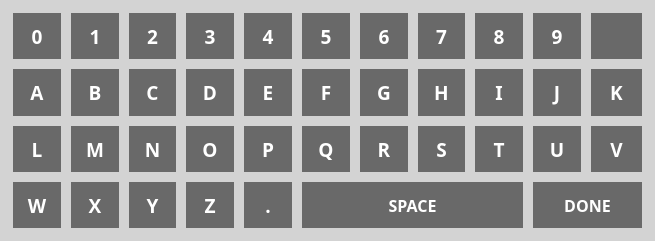
<?xml version="1.0" encoding="UTF-8"?>
<ui version="4.0">
 <class>Keyboard</class>
 <widget class="QDialog" name="Keyboard">
  <property name="geometry">
   <rect>
    <x>0</x>
    <y>0</y>
    <width>655</width>
    <height>241</height>
   </rect>
  </property>
  <property name="sizePolicy">
   <sizepolicy hsizetype="Expanding" vsizetype="Expanding">
    <horstretch>0</horstretch>
    <verstretch>0</verstretch>
   </sizepolicy>
  </property>
  <property name="palette">
   <palette>
    <active>
     <colorrole role="Base">
      <brush brushstyle="SolidPattern">
       <color alpha="255">
        <red>255</red>
        <green>255</green>
        <blue>255</blue>
       </color>
      </brush>
     </colorrole>
     <colorrole role="Window">
      <brush brushstyle="SolidPattern">
       <color alpha="255">
        <red>211</red>
        <green>211</green>
        <blue>211</blue>
       </color>
      </brush>
     </colorrole>
    </active>
    <inactive>
     <colorrole role="Base">
      <brush brushstyle="SolidPattern">
       <color alpha="255">
        <red>255</red>
        <green>255</green>
        <blue>255</blue>
       </color>
      </brush>
     </colorrole>
     <colorrole role="Window">
      <brush brushstyle="SolidPattern">
       <color alpha="255">
        <red>211</red>
        <green>211</green>
        <blue>211</blue>
       </color>
      </brush>
     </colorrole>
    </inactive>
    <disabled>
     <colorrole role="Base">
      <brush brushstyle="SolidPattern">
       <color alpha="255">
        <red>211</red>
        <green>211</green>
        <blue>211</blue>
       </color>
      </brush>
     </colorrole>
     <colorrole role="Window">
      <brush brushstyle="SolidPattern">
       <color alpha="255">
        <red>211</red>
        <green>211</green>
        <blue>211</blue>
       </color>
      </brush>
     </colorrole>
    </disabled>
   </palette>
  </property>
  <property name="font">
   <font>
    <family>Droid Sans</family>
    <pointsize>12</pointsize>
    <weight>75</weight>
    <bold>true</bold>
   </font>
  </property>
  <property name="windowTitle">
   <string>KEYBOARD</string>
  </property>
  <property name="autoFillBackground">
   <bool>true</bool>
  </property>
  <property name="styleSheet">
   <string notr="true">QPushButton
{
	border: none;
	background-color: DimGray;
	color: white;
	margin: 2px;
}
QPushButton::pressed
{
	border: none;
	background-color: LightGray;
	color: black;
	margin: 2px;
}
</string>
  </property>
  <layout class="QGridLayout" name="gridLayout">
   <item row="1" column="11">
    <widget class="QPushButton" name="pJ">
     <property name="sizePolicy">
      <sizepolicy hsizetype="MinimumExpanding" vsizetype="MinimumExpanding">
       <horstretch>0</horstretch>
       <verstretch>0</verstretch>
      </sizepolicy>
     </property>
     <property name="font">
      <font>
       <family>Droid Sans</family>
       <pointsize>14</pointsize>
       <weight>75</weight>
       <bold>true</bold>
      </font>
     </property>
     <property name="text">
      <string>J</string>
     </property>
    </widget>
   </item>
   <item row="0" column="3">
    <widget class="QPushButton" name="p2">
     <property name="sizePolicy">
      <sizepolicy hsizetype="MinimumExpanding" vsizetype="MinimumExpanding">
       <horstretch>0</horstretch>
       <verstretch>0</verstretch>
      </sizepolicy>
     </property>
     <property name="font">
      <font>
       <family>Droid Sans</family>
       <pointsize>14</pointsize>
       <weight>75</weight>
       <bold>true</bold>
      </font>
     </property>
     <property name="text">
      <string>2</string>
     </property>
    </widget>
   </item>
   <item row="1" column="7">
    <widget class="QPushButton" name="pG">
     <property name="sizePolicy">
      <sizepolicy hsizetype="MinimumExpanding" vsizetype="MinimumExpanding">
       <horstretch>0</horstretch>
       <verstretch>0</verstretch>
      </sizepolicy>
     </property>
     <property name="font">
      <font>
       <family>Droid Sans</family>
       <pointsize>14</pointsize>
       <weight>75</weight>
       <bold>true</bold>
      </font>
     </property>
     <property name="text">
      <string>G</string>
     </property>
    </widget>
   </item>
   <item row="0" column="5">
    <widget class="QPushButton" name="p4">
     <property name="sizePolicy">
      <sizepolicy hsizetype="MinimumExpanding" vsizetype="MinimumExpanding">
       <horstretch>0</horstretch>
       <verstretch>0</verstretch>
      </sizepolicy>
     </property>
     <property name="font">
      <font>
       <family>Droid Sans</family>
       <pointsize>14</pointsize>
       <weight>75</weight>
       <bold>true</bold>
      </font>
     </property>
     <property name="text">
      <string>4</string>
     </property>
    </widget>
   </item>
   <item row="0" column="6">
    <widget class="QPushButton" name="p5">
     <property name="sizePolicy">
      <sizepolicy hsizetype="MinimumExpanding" vsizetype="MinimumExpanding">
       <horstretch>0</horstretch>
       <verstretch>0</verstretch>
      </sizepolicy>
     </property>
     <property name="font">
      <font>
       <family>Droid Sans</family>
       <pointsize>14</pointsize>
       <weight>75</weight>
       <bold>true</bold>
      </font>
     </property>
     <property name="text">
      <string>5</string>
     </property>
    </widget>
   </item>
   <item row="1" column="0">
    <widget class="QPushButton" name="pA">
     <property name="sizePolicy">
      <sizepolicy hsizetype="MinimumExpanding" vsizetype="MinimumExpanding">
       <horstretch>0</horstretch>
       <verstretch>0</verstretch>
      </sizepolicy>
     </property>
     <property name="font">
      <font>
       <family>Droid Sans</family>
       <pointsize>14</pointsize>
       <weight>75</weight>
       <bold>true</bold>
      </font>
     </property>
     <property name="text">
      <string>A</string>
     </property>
    </widget>
   </item>
   <item row="1" column="6">
    <widget class="QPushButton" name="pF">
     <property name="sizePolicy">
      <sizepolicy hsizetype="MinimumExpanding" vsizetype="MinimumExpanding">
       <horstretch>0</horstretch>
       <verstretch>0</verstretch>
      </sizepolicy>
     </property>
     <property name="font">
      <font>
       <family>Droid Sans</family>
       <pointsize>14</pointsize>
       <weight>75</weight>
       <bold>true</bold>
      </font>
     </property>
     <property name="text">
      <string>F</string>
     </property>
    </widget>
   </item>
   <item row="1" column="3">
    <widget class="QPushButton" name="pC">
     <property name="sizePolicy">
      <sizepolicy hsizetype="MinimumExpanding" vsizetype="MinimumExpanding">
       <horstretch>0</horstretch>
       <verstretch>0</verstretch>
      </sizepolicy>
     </property>
     <property name="font">
      <font>
       <family>Droid Sans</family>
       <pointsize>14</pointsize>
       <weight>75</weight>
       <bold>true</bold>
      </font>
     </property>
     <property name="text">
      <string>C</string>
     </property>
    </widget>
   </item>
   <item row="2" column="3">
    <widget class="QPushButton" name="pN">
     <property name="sizePolicy">
      <sizepolicy hsizetype="MinimumExpanding" vsizetype="MinimumExpanding">
       <horstretch>0</horstretch>
       <verstretch>0</verstretch>
      </sizepolicy>
     </property>
     <property name="font">
      <font>
       <family>Droid Sans</family>
       <pointsize>14</pointsize>
       <weight>75</weight>
       <bold>true</bold>
      </font>
     </property>
     <property name="text">
      <string>N</string>
     </property>
    </widget>
   </item>
   <item row="1" column="1">
    <widget class="QPushButton" name="pB">
     <property name="sizePolicy">
      <sizepolicy hsizetype="MinimumExpanding" vsizetype="MinimumExpanding">
       <horstretch>0</horstretch>
       <verstretch>0</verstretch>
      </sizepolicy>
     </property>
     <property name="font">
      <font>
       <family>Droid Sans</family>
       <pointsize>14</pointsize>
       <weight>75</weight>
       <bold>true</bold>
      </font>
     </property>
     <property name="text">
      <string>B</string>
     </property>
    </widget>
   </item>
   <item row="2" column="12">
    <widget class="QPushButton" name="pV">
     <property name="sizePolicy">
      <sizepolicy hsizetype="MinimumExpanding" vsizetype="MinimumExpanding">
       <horstretch>0</horstretch>
       <verstretch>0</verstretch>
      </sizepolicy>
     </property>
     <property name="font">
      <font>
       <family>Droid Sans</family>
       <pointsize>14</pointsize>
       <weight>75</weight>
       <bold>true</bold>
      </font>
     </property>
     <property name="text">
      <string>V</string>
     </property>
    </widget>
   </item>
   <item row="3" column="1">
    <widget class="QPushButton" name="pX">
     <property name="sizePolicy">
      <sizepolicy hsizetype="MinimumExpanding" vsizetype="MinimumExpanding">
       <horstretch>0</horstretch>
       <verstretch>0</verstretch>
      </sizepolicy>
     </property>
     <property name="font">
      <font>
       <family>Droid Sans</family>
       <pointsize>14</pointsize>
       <weight>75</weight>
       <bold>true</bold>
      </font>
     </property>
     <property name="text">
      <string>X</string>
     </property>
    </widget>
   </item>
   <item row="0" column="11">
    <widget class="QPushButton" name="p9">
     <property name="sizePolicy">
      <sizepolicy hsizetype="MinimumExpanding" vsizetype="MinimumExpanding">
       <horstretch>0</horstretch>
       <verstretch>0</verstretch>
      </sizepolicy>
     </property>
     <property name="font">
      <font>
       <family>Droid Sans</family>
       <pointsize>14</pointsize>
       <weight>75</weight>
       <bold>true</bold>
      </font>
     </property>
     <property name="text">
      <string>9</string>
     </property>
    </widget>
   </item>
   <item row="1" column="12">
    <widget class="QPushButton" name="pK">
     <property name="sizePolicy">
      <sizepolicy hsizetype="MinimumExpanding" vsizetype="MinimumExpanding">
       <horstretch>0</horstretch>
       <verstretch>0</verstretch>
      </sizepolicy>
     </property>
     <property name="font">
      <font>
       <family>Droid Sans</family>
       <pointsize>14</pointsize>
       <weight>75</weight>
       <bold>true</bold>
      </font>
     </property>
     <property name="text">
      <string>K</string>
     </property>
    </widget>
   </item>
   <item row="1" column="4">
    <widget class="QPushButton" name="pD">
     <property name="sizePolicy">
      <sizepolicy hsizetype="MinimumExpanding" vsizetype="MinimumExpanding">
       <horstretch>0</horstretch>
       <verstretch>0</verstretch>
      </sizepolicy>
     </property>
     <property name="font">
      <font>
       <family>Droid Sans</family>
       <pointsize>14</pointsize>
       <weight>75</weight>
       <bold>true</bold>
      </font>
     </property>
     <property name="text">
      <string>D</string>
     </property>
    </widget>
   </item>
   <item row="0" column="9">
    <widget class="QPushButton" name="p8">
     <property name="sizePolicy">
      <sizepolicy hsizetype="MinimumExpanding" vsizetype="MinimumExpanding">
       <horstretch>0</horstretch>
       <verstretch>0</verstretch>
      </sizepolicy>
     </property>
     <property name="font">
      <font>
       <family>Droid Sans</family>
       <pointsize>14</pointsize>
       <weight>75</weight>
       <bold>true</bold>
      </font>
     </property>
     <property name="text">
      <string>8</string>
     </property>
    </widget>
   </item>
   <item row="3" column="0">
    <widget class="QPushButton" name="pW">
     <property name="sizePolicy">
      <sizepolicy hsizetype="MinimumExpanding" vsizetype="MinimumExpanding">
       <horstretch>0</horstretch>
       <verstretch>0</verstretch>
      </sizepolicy>
     </property>
     <property name="font">
      <font>
       <family>Droid Sans</family>
       <pointsize>14</pointsize>
       <weight>75</weight>
       <bold>true</bold>
      </font>
     </property>
     <property name="text">
      <string>W</string>
     </property>
    </widget>
   </item>
   <item row="1" column="9">
    <widget class="QPushButton" name="pI">
     <property name="sizePolicy">
      <sizepolicy hsizetype="MinimumExpanding" vsizetype="MinimumExpanding">
       <horstretch>0</horstretch>
       <verstretch>0</verstretch>
      </sizepolicy>
     </property>
     <property name="font">
      <font>
       <family>Droid Sans</family>
       <pointsize>14</pointsize>
       <weight>75</weight>
       <bold>true</bold>
      </font>
     </property>
     <property name="text">
      <string>I</string>
     </property>
    </widget>
   </item>
   <item row="0" column="7">
    <widget class="QPushButton" name="p6">
     <property name="sizePolicy">
      <sizepolicy hsizetype="MinimumExpanding" vsizetype="MinimumExpanding">
       <horstretch>0</horstretch>
       <verstretch>0</verstretch>
      </sizepolicy>
     </property>
     <property name="font">
      <font>
       <family>Droid Sans</family>
       <pointsize>14</pointsize>
       <weight>75</weight>
       <bold>true</bold>
      </font>
     </property>
     <property name="text">
      <string>6</string>
     </property>
    </widget>
   </item>
   <item row="2" column="0">
    <widget class="QPushButton" name="pL">
     <property name="sizePolicy">
      <sizepolicy hsizetype="MinimumExpanding" vsizetype="MinimumExpanding">
       <horstretch>0</horstretch>
       <verstretch>0</verstretch>
      </sizepolicy>
     </property>
     <property name="font">
      <font>
       <family>Droid Sans</family>
       <pointsize>14</pointsize>
       <weight>75</weight>
       <bold>true</bold>
      </font>
     </property>
     <property name="text">
      <string>L</string>
     </property>
    </widget>
   </item>
   <item row="2" column="9">
    <widget class="QPushButton" name="pT">
     <property name="sizePolicy">
      <sizepolicy hsizetype="MinimumExpanding" vsizetype="MinimumExpanding">
       <horstretch>0</horstretch>
       <verstretch>0</verstretch>
      </sizepolicy>
     </property>
     <property name="font">
      <font>
       <family>Droid Sans</family>
       <pointsize>14</pointsize>
       <weight>75</weight>
       <bold>true</bold>
      </font>
     </property>
     <property name="text">
      <string>T</string>
     </property>
    </widget>
   </item>
   <item row="1" column="5">
    <widget class="QPushButton" name="pE">
     <property name="sizePolicy">
      <sizepolicy hsizetype="MinimumExpanding" vsizetype="MinimumExpanding">
       <horstretch>0</horstretch>
       <verstretch>0</verstretch>
      </sizepolicy>
     </property>
     <property name="font">
      <font>
       <family>Droid Sans</family>
       <pointsize>14</pointsize>
       <weight>75</weight>
       <bold>true</bold>
      </font>
     </property>
     <property name="text">
      <string>E</string>
     </property>
    </widget>
   </item>
   <item row="1" column="8">
    <widget class="QPushButton" name="pH">
     <property name="sizePolicy">
      <sizepolicy hsizetype="MinimumExpanding" vsizetype="MinimumExpanding">
       <horstretch>0</horstretch>
       <verstretch>0</verstretch>
      </sizepolicy>
     </property>
     <property name="font">
      <font>
       <family>Droid Sans</family>
       <pointsize>14</pointsize>
       <weight>75</weight>
       <bold>true</bold>
      </font>
     </property>
     <property name="text">
      <string>H</string>
     </property>
    </widget>
   </item>
   <item row="2" column="11">
    <widget class="QPushButton" name="pU">
     <property name="sizePolicy">
      <sizepolicy hsizetype="MinimumExpanding" vsizetype="MinimumExpanding">
       <horstretch>0</horstretch>
       <verstretch>0</verstretch>
      </sizepolicy>
     </property>
     <property name="font">
      <font>
       <family>Droid Sans</family>
       <pointsize>14</pointsize>
       <weight>75</weight>
       <bold>true</bold>
      </font>
     </property>
     <property name="text">
      <string>U</string>
     </property>
    </widget>
   </item>
   <item row="2" column="8">
    <widget class="QPushButton" name="pS">
     <property name="sizePolicy">
      <sizepolicy hsizetype="MinimumExpanding" vsizetype="MinimumExpanding">
       <horstretch>0</horstretch>
       <verstretch>0</verstretch>
      </sizepolicy>
     </property>
     <property name="font">
      <font>
       <family>Droid Sans</family>
       <pointsize>14</pointsize>
       <weight>75</weight>
       <bold>true</bold>
      </font>
     </property>
     <property name="text">
      <string>S</string>
     </property>
    </widget>
   </item>
   <item row="2" column="5">
    <widget class="QPushButton" name="pP">
     <property name="sizePolicy">
      <sizepolicy hsizetype="MinimumExpanding" vsizetype="MinimumExpanding">
       <horstretch>0</horstretch>
       <verstretch>0</verstretch>
      </sizepolicy>
     </property>
     <property name="font">
      <font>
       <family>Droid Sans</family>
       <pointsize>14</pointsize>
       <weight>75</weight>
       <bold>true</bold>
      </font>
     </property>
     <property name="text">
      <string>P</string>
     </property>
    </widget>
   </item>
   <item row="0" column="4">
    <widget class="QPushButton" name="p3">
     <property name="sizePolicy">
      <sizepolicy hsizetype="MinimumExpanding" vsizetype="MinimumExpanding">
       <horstretch>0</horstretch>
       <verstretch>0</verstretch>
      </sizepolicy>
     </property>
     <property name="font">
      <font>
       <family>Droid Sans</family>
       <pointsize>14</pointsize>
       <weight>75</weight>
       <bold>true</bold>
      </font>
     </property>
     <property name="text">
      <string>3</string>
     </property>
    </widget>
   </item>
   <item row="2" column="4">
    <widget class="QPushButton" name="pO">
     <property name="sizePolicy">
      <sizepolicy hsizetype="MinimumExpanding" vsizetype="MinimumExpanding">
       <horstretch>0</horstretch>
       <verstretch>0</verstretch>
      </sizepolicy>
     </property>
     <property name="font">
      <font>
       <family>Droid Sans</family>
       <pointsize>14</pointsize>
       <weight>75</weight>
       <bold>true</bold>
      </font>
     </property>
     <property name="text">
      <string>O</string>
     </property>
    </widget>
   </item>
   <item row="2" column="7">
    <widget class="QPushButton" name="pR">
     <property name="sizePolicy">
      <sizepolicy hsizetype="MinimumExpanding" vsizetype="MinimumExpanding">
       <horstretch>0</horstretch>
       <verstretch>0</verstretch>
      </sizepolicy>
     </property>
     <property name="font">
      <font>
       <family>Droid Sans</family>
       <pointsize>14</pointsize>
       <weight>75</weight>
       <bold>true</bold>
      </font>
     </property>
     <property name="text">
      <string>R</string>
     </property>
    </widget>
   </item>
   <item row="0" column="0">
    <widget class="QPushButton" name="p0">
     <property name="sizePolicy">
      <sizepolicy hsizetype="MinimumExpanding" vsizetype="MinimumExpanding">
       <horstretch>0</horstretch>
       <verstretch>0</verstretch>
      </sizepolicy>
     </property>
     <property name="font">
      <font>
       <family>Droid Sans</family>
       <pointsize>14</pointsize>
       <weight>75</weight>
       <bold>true</bold>
      </font>
     </property>
     <property name="text">
      <string>0</string>
     </property>
    </widget>
   </item>
   <item row="0" column="8">
    <widget class="QPushButton" name="p7">
     <property name="sizePolicy">
      <sizepolicy hsizetype="MinimumExpanding" vsizetype="MinimumExpanding">
       <horstretch>0</horstretch>
       <verstretch>0</verstretch>
      </sizepolicy>
     </property>
     <property name="font">
      <font>
       <family>Droid Sans</family>
       <pointsize>14</pointsize>
       <weight>75</weight>
       <bold>true</bold>
      </font>
     </property>
     <property name="text">
      <string>7</string>
     </property>
    </widget>
   </item>
   <item row="0" column="1">
    <widget class="QPushButton" name="p1">
     <property name="sizePolicy">
      <sizepolicy hsizetype="MinimumExpanding" vsizetype="MinimumExpanding">
       <horstretch>0</horstretch>
       <verstretch>0</verstretch>
      </sizepolicy>
     </property>
     <property name="font">
      <font>
       <family>Droid Sans</family>
       <pointsize>14</pointsize>
       <weight>75</weight>
       <bold>true</bold>
      </font>
     </property>
     <property name="text">
      <string>1</string>
     </property>
    </widget>
   </item>
   <item row="2" column="6">
    <widget class="QPushButton" name="pQ">
     <property name="sizePolicy">
      <sizepolicy hsizetype="MinimumExpanding" vsizetype="MinimumExpanding">
       <horstretch>0</horstretch>
       <verstretch>0</verstretch>
      </sizepolicy>
     </property>
     <property name="font">
      <font>
       <family>Droid Sans</family>
       <pointsize>14</pointsize>
       <weight>75</weight>
       <bold>true</bold>
      </font>
     </property>
     <property name="text">
      <string>Q</string>
     </property>
    </widget>
   </item>
   <item row="2" column="1">
    <widget class="QPushButton" name="pM">
     <property name="sizePolicy">
      <sizepolicy hsizetype="MinimumExpanding" vsizetype="MinimumExpanding">
       <horstretch>0</horstretch>
       <verstretch>0</verstretch>
      </sizepolicy>
     </property>
     <property name="font">
      <font>
       <family>Droid Sans</family>
       <pointsize>14</pointsize>
       <weight>75</weight>
       <bold>true</bold>
      </font>
     </property>
     <property name="text">
      <string>M</string>
     </property>
    </widget>
   </item>
   <item row="3" column="3">
    <widget class="QPushButton" name="pY">
     <property name="sizePolicy">
      <sizepolicy hsizetype="MinimumExpanding" vsizetype="MinimumExpanding">
       <horstretch>0</horstretch>
       <verstretch>0</verstretch>
      </sizepolicy>
     </property>
     <property name="font">
      <font>
       <family>Droid Sans</family>
       <pointsize>14</pointsize>
       <weight>75</weight>
       <bold>true</bold>
      </font>
     </property>
     <property name="text">
      <string>Y</string>
     </property>
    </widget>
   </item>
   <item row="3" column="11" colspan="2">
    <widget class="QPushButton" name="pOK">
     <property name="sizePolicy">
      <sizepolicy hsizetype="MinimumExpanding" vsizetype="MinimumExpanding">
       <horstretch>0</horstretch>
       <verstretch>0</verstretch>
      </sizepolicy>
     </property>
     <property name="font">
      <font>
       <family>Droid Sans</family>
       <pointsize>12</pointsize>
       <weight>75</weight>
       <bold>true</bold>
      </font>
     </property>
     <property name="text">
      <string>DONE</string>
     </property>
    </widget>
   </item>
   <item row="3" column="4">
    <widget class="QPushButton" name="pZ">
     <property name="sizePolicy">
      <sizepolicy hsizetype="MinimumExpanding" vsizetype="MinimumExpanding">
       <horstretch>0</horstretch>
       <verstretch>0</verstretch>
      </sizepolicy>
     </property>
     <property name="font">
      <font>
       <family>Droid Sans</family>
       <pointsize>14</pointsize>
       <weight>75</weight>
       <bold>true</bold>
      </font>
     </property>
     <property name="text">
      <string>Z</string>
     </property>
    </widget>
   </item>
   <item row="3" column="6" colspan="4">
    <widget class="QPushButton" name="pSpc">
     <property name="sizePolicy">
      <sizepolicy hsizetype="MinimumExpanding" vsizetype="MinimumExpanding">
       <horstretch>0</horstretch>
       <verstretch>0</verstretch>
      </sizepolicy>
     </property>
     <property name="font">
      <font>
       <family>Droid Sans</family>
       <pointsize>12</pointsize>
       <weight>75</weight>
       <bold>true</bold>
      </font>
     </property>
     <property name="text">
      <string>SPACE</string>
     </property>
    </widget>
   </item>
   <item row="3" column="5">
    <widget class="QPushButton" name="pDot">
     <property name="sizePolicy">
      <sizepolicy hsizetype="MinimumExpanding" vsizetype="MinimumExpanding">
       <horstretch>0</horstretch>
       <verstretch>0</verstretch>
      </sizepolicy>
     </property>
     <property name="font">
      <font>
       <family>Droid Sans</family>
       <pointsize>14</pointsize>
       <weight>75</weight>
       <bold>true</bold>
      </font>
     </property>
     <property name="text">
      <string>.</string>
     </property>
    </widget>
   </item>
   <item row="0" column="12">
    <widget class="QPushButton" name="pBack">
     <property name="sizePolicy">
      <sizepolicy hsizetype="MinimumExpanding" vsizetype="MinimumExpanding">
       <horstretch>0</horstretch>
       <verstretch>0</verstretch>
      </sizepolicy>
     </property>
     <property name="font">
      <font>
       <family>Droid Sans</family>
       <pointsize>14</pointsize>
       <weight>75</weight>
       <bold>true</bold>
      </font>
     </property>
     <property name="icon">
      <iconset resource="../AHRSResources.qrc">
       <normaloff>:/icons/resources/Backspace.png</normaloff>:/icons/resources/Backspace.png</iconset>
     </property>
    </widget>
   </item>
  </layout>
 </widget>
 <resources>
  <include location="../AHRSResources.qrc"/>
 </resources>
 <connections>
  <connection>
   <sender>pOK</sender>
   <signal>clicked()</signal>
   <receiver>Keyboard</receiver>
   <slot>accept()</slot>
   <hints>
    <hint type="sourcelabel">
     <x>435</x>
     <y>165</y>
    </hint>
    <hint type="destinationlabel">
     <x>478</x>
     <y>113</y>
    </hint>
   </hints>
  </connection>
 </connections>
</ui>
